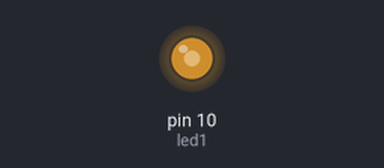
Simulated run of this sketch. Board: Arduino Uno, built with avr-gcc and run on an emulated ATmega328P. Shown: output pins drawn as LEDs (lit = HIGH). Random numbers use the default seed unless the sketch sets one.

Above: at 0.11 s.
At 18.74 s:
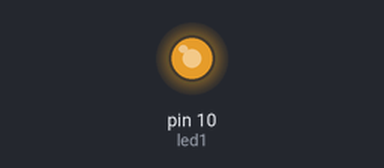
At 37.37 s:
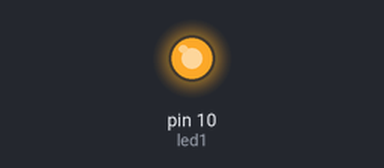
Timing chart, 0 to 40.0 s (numbered marks = the images above):
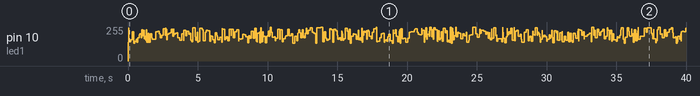

The sketch:

sketch_candle.ino
```cpp
int led1 = 10;

void setup()
{
  pinMode(led1, OUTPUT);
}

void loop()
{
  analogWrite(led1, random(120) + 135);
  delay(random(150));
}
```
